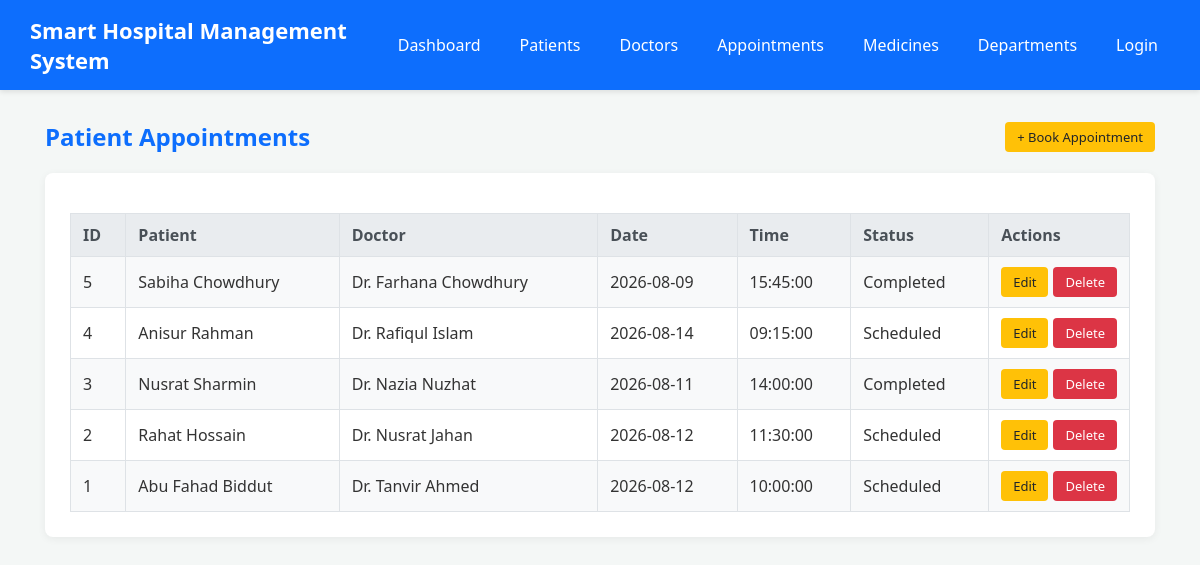
Screenshot of /appointment/index.php with the database file from the repository.
### tables this page shows
CREATE TABLE `appointments` (
  `id` INT AUTO_INCREMENT PRIMARY KEY,
  `patient_id` INT NOT NULL,
  `doctor_id` INT NOT NULL,
  `appointment_date` DATE NOT NULL,
  `appointment_time` TIME NOT NULL,
  `status` ENUM('Scheduled', 'Completed', 'Cancelled') NOT NULL DEFAULT 'Scheduled',
  `created_at` TIMESTAMP DEFAULT CURRENT_TIMESTAMP,
  CONSTRAINT `fk_appointments_patient` FOREIGN KEY (`patient_id`) REFERENCES `patients` (`id`) ON DELETE CASCADE ON UPDATE CASCADE,
  CONSTRAINT `fk_appointments_doctor` FOREIGN KEY (`doctor_id`) REFERENCES `doctors` (`id`) ON DELETE CASCADE ON UPDATE CASCADE
);

CREATE TABLE `patients` (
  `id` INT AUTO_INCREMENT PRIMARY KEY,
  `name` VARCHAR(100) NOT NULL,
  `gender` ENUM('Male', 'Female', 'Other') NOT NULL,
  `age` INT NOT NULL,
  `phone` VARCHAR(20) NOT NULL,
  `address` TEXT NOT NULL,
  `blood_group` VARCHAR(10) NOT NULL,
  `created_at` TIMESTAMP DEFAULT CURRENT_TIMESTAMP
);

CREATE TABLE `doctors` (
  `id` INT AUTO_INCREMENT PRIMARY KEY,
  `department_id` INT NOT NULL,
  `name` VARCHAR(100) NOT NULL,
  `phone` VARCHAR(20) NOT NULL,
  `email` VARCHAR(100) NOT NULL,
  `available_days` VARCHAR(100) NOT NULL,
  `created_at` TIMESTAMP DEFAULT CURRENT_TIMESTAMP,
  CONSTRAINT `fk_doctors_department` FOREIGN KEY (`department_id`) REFERENCES `departments` (`id`) ON DELETE CASCADE ON UPDATE CASCADE
);

### appointment/index.php (the view, shortened to what this page needs)
<?php
include "../connection.php";
$sql = "SELECT appointments.*, patients.name AS patient_name, doctors.name AS doctor_name
        FROM appointments
        JOIN patients ON appointments.patient_id = patients.id
        JOIN doctors ON appointments.doctor_id = doctors.id
        ORDER BY appointments.id DESC";
$result = mysqli_query($conn, $sql);
?>
<!DOCTYPE html>
<html>
<head>
    <link rel="stylesheet" href="../style.css">
</head>
<body>
<?php include "../nav.php"; ?>
<div class="container">
    <div class="page-header">
        <h2>Patient Appointments</h2>
        <a href="add.php" class="btn btn-warning">+ Book Appointment</a>
    </div>
    <div class="card">
        <table>
            <tr>
                <th>ID</th>
                <th>Patient</th>
                <th>Doctor</th>
                <th>Date</th>
                <th>Time</th>
                <th>Status</th>
                <th>Actions</th>
            </tr>
            <?php
            while ($row = mysqli_fetch_assoc($result)) {
            ?>
            <tr>
                <td><?php echo $row['id']; ?></td>
                <td><?php echo $row['patient_name']; ?></td>
                <td><?php echo $row['doctor_name']; ?></td>
                <td><?php echo $row['appointment_date']; ?></td>
                <td><?php echo $row['appointment_time']; ?></td>
                <td><?php echo $row['status']; ?></td>
                <td>
                    <div class="action-buttons">
                        <a href="edit.php?id=<?php echo $row['id']; ?>" class="btn btn-warning">Edit</a>
                        <a href="delete.php?id=<?php echo $row['id']; ?>" class="btn btn-danger" onclick="return confirm('Delete this appointment?');">Delete</a>
                    </div>
                </td>
            </tr>
            <?php
            }
            ?>
        </table>
    </div>
</div>
</body>
</html>

### style.css (style rules this page uses)
* { margin: 0; padding: 0; box-sizing: border-box; font-family: 'Segoe UI', Tahoma, Geneva, Verdana, sans-serif; }
body { background-color: #f4f7f6; color: #333; padding-bottom: 40px; }
.container { max-width: 1150px; margin: 30px auto; padding: 0 20px; }
.card { background-color: white; border-radius: 8px; padding: 25px; box-shadow: 0 2px 8px rgba(0,0,0,0.06); margin-bottom: 25px; }
.page-header { display: flex; justify-content: space-between; align-items: center; margin-bottom: 20px; }
.page-header h2 { color: #0d6efd; }
.btn { display: inline-block; padding: 6px 12px; border-radius: 4px; text-decoration: none; font-weight: 500; font-size: 13px; cursor: pointer; border: none; white-space: nowrap; }
.btn-warning { background-color: #ffc107; color: #212529; }
.btn-danger { background-color: #dc3545; color: white; }
table { width: 100%; border-collapse: collapse; margin-top: 15px; }
table th, table td { border: 1px solid #dee2e6; padding: 10px 12px; text-align: left; vertical-align: middle; }
table th { background-color: #e9ecef; color: #495057; font-weight: 600; }
table td:last-child, table th:last-child { white-space: nowrap; width: 1%; }
table tr:nth-child(even) { background-color: #f8f9fa; }
.action-buttons { display: flex; gap: 5px; align-items: center; white-space: nowrap; }

### rows the page displays
appointments: id "5", patient.name "Sabiha Chowdhury", doctor.name "Dr. Farhana Chowdhury", appointment_date "2026-08-09", appointment_time "15:45:00", status "Completed"
appointments: id "4", patient.name "Anisur Rahman", doctor.name "Dr. Rafiqul Islam", appointment_date "2026-08-14", appointment_time "09:15:00", status "Scheduled"
appointments: id "3", patient.name "Nusrat Sharmin", doctor.name "Dr. Nazia Nuzhat", appointment_date "2026-08-11", appointment_time "14:00:00", status "Completed"
appointments: id "2", patient.name "Rahat Hossain", doctor.name "Dr. Nusrat Jahan", appointment_date "2026-08-12", appointment_time "11:30:00", status "Scheduled"
appointments: id "1", patient.name "Abu Fahad Biddut", doctor.name "Dr. Tanvir Ahmed", appointment_date "2026-08-12", appointment_time "10:00:00", status "Scheduled"
